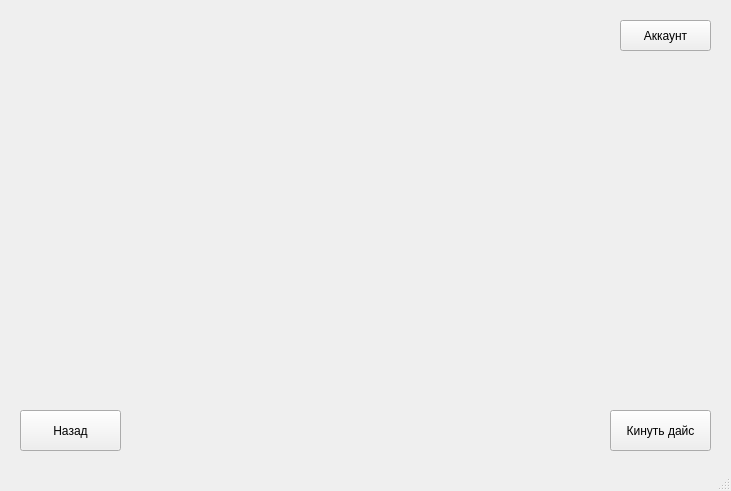
<?xml version="1.0" encoding="UTF-8"?>
<ui version="4.0">
 <class>MainWindow</class>
 <widget class="QMainWindow" name="MainWindow">
  <property name="geometry">
   <rect>
    <x>0</x>
    <y>0</y>
    <width>731</width>
    <height>491</height>
   </rect>
  </property>
  <property name="windowTitle">
   <string>MainWindow</string>
  </property>
  <widget class="QWidget" name="centralwidget">
   <widget class="QPushButton" name="account_btn">
    <property name="geometry">
     <rect>
      <x>620</x>
      <y>20</y>
      <width>91</width>
      <height>31</height>
     </rect>
    </property>
    <property name="text">
     <string>Аккаунт</string>
    </property>
   </widget>
   <widget class="QPushButton" name="throw_dice_btn">
    <property name="geometry">
     <rect>
      <x>610</x>
      <y>410</y>
      <width>101</width>
      <height>41</height>
     </rect>
    </property>
    <property name="text">
     <string>Кинуть дайс</string>
    </property>
   </widget>
   <widget class="QPushButton" name="back_btn">
    <property name="geometry">
     <rect>
      <x>20</x>
      <y>410</y>
      <width>101</width>
      <height>41</height>
     </rect>
    </property>
    <property name="text">
     <string>Назад</string>
    </property>
   </widget>
  </widget>
  <widget class="QStatusBar" name="statusbar"/>
 </widget>
 <resources/>
 <connections/>
</ui>
